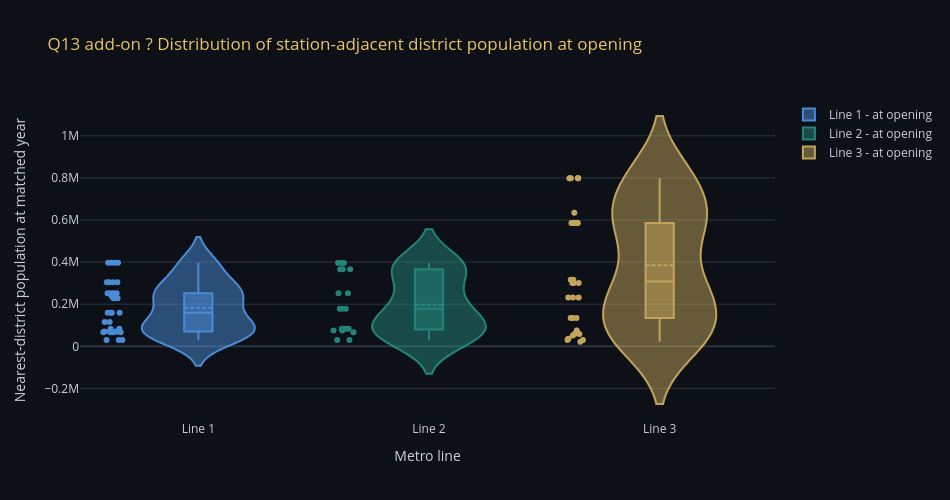
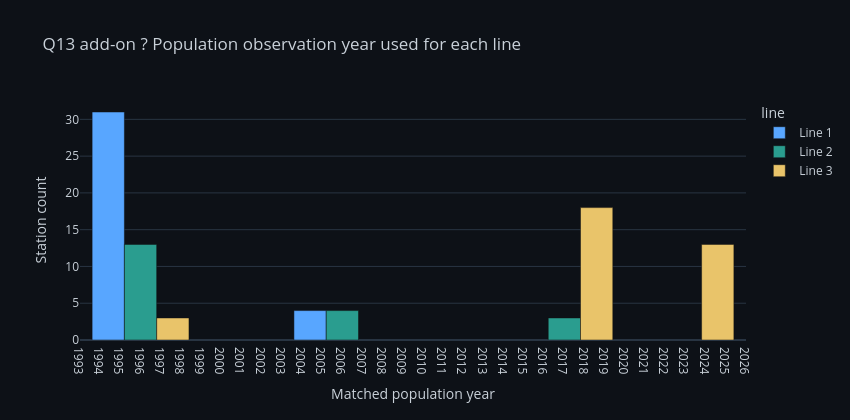

The notebook cell saved with these charts, in order:
### Code cell
# Q13 add-on - distribution view: compare historical exposure with today's population context.
line_pop = metro_pts.dropna(subset=['station_pop_at_opening', 'line']).copy()
line_summary = line_pop.groupby('line').agg(
    stations=('station_en', 'count'),
    median_pop_at_opening=('station_pop_at_opening', 'median'),
    mean_pop_at_opening=('station_pop_at_opening', 'mean'),
    median_pop_2023=('station_pop_2023', 'median'),
    median_station_to_district_km=('nearest_district_km', 'median')
).round(0).reset_index()
show_df(
    line_summary,
    title='Q13 add-on - population context by metro line',
    caption='The key comparison is now time-aware: pop-at-opening for historical fairness, and pop_2023 for current market context.',
    highlight_col='median_pop_at_opening'
)

fig = go.Figure()
for line, sub in line_pop.groupby('line'):
    fig.add_trace(go.Violin(
        y=sub['station_pop_at_opening'], x=[line] * len(sub), name=f'{line} - at opening',
        box_visible=True, meanline_visible=True, points='all', jitter=0.24,
        marker_color=colors_l.get(line, '#C9D1D9'), opacity=0.82,
        hovertext=sub['station_en'], hovertemplate='%{hovertext}<br>Pop at opening: %{y:,.0f}<extra></extra>'
    ))
fig.update_layout(
    template='plotly_dark', paper_bgcolor=BG, plot_bgcolor=BG,
    title=dict(text='Q13 add-on ? Distribution of station-adjacent district population at opening', font=dict(color='#E9C46A')),
    xaxis=dict(title='Metro line', color=TXT),
    yaxis=dict(title='Nearest-district population at matched year', color=TXT),
    font=dict(color=TXT), height=500, width=950
)
fig.show()

# Small audit: which population years were actually used by each line?
year_use = line_pop.groupby(['line', 'matched_pop_year']).size().reset_index(name='stations')
fig = px.bar(
    year_use, x='matched_pop_year', y='stations', color='line', barmode='group',
    color_discrete_map=colors_l,
    title='Q13 add-on ? Population observation year used for each line'
)
fig.update_layout(template='plotly_dark', paper_bgcolor=BG, plot_bgcolor=BG,
                  font=dict(color=TXT), height=420, width=850)
fig.update_xaxes(title='Matched population year', color=TXT, dtick=1)
fig.update_yaxes(title='Station count', color=TXT)
fig.show()

### Figure 1 — Plotly figure (JSON) as saved in the notebook; plotly's stock layout.template omitted (floating-point values rounded to 4 significant figures)
{"data": [{"box": {"visible": true}, "hovertemplate": "%{hovertext}<br>Pop at opening: %{y:,.0f}<extra></extra>", "hovertext": ["Helwan", "Ain Helwan", "Helwan University metro station", "Wadi Hof", "Hadayek Helwan", "El-Maasara", "Tora El-Asmant", "Kozzika", "Tora El-Balad", "Sakanat El-Maadi", "Maadi", "Hadayek El-Maadi", "Dar El-Salam", "El-Zahraa'", "Mar Girgis ", "El-Malek El-Saleh", "Al-Sayeda Zeinab", "Saad Zaghloul", "Sadat", "Nasser", "Orabi", "Al-Shohadaa ", "Ghamra", "El-Demerdash", "Manshiet El-Sadr", "Kobri El-Qobba", "Hammamat El-Qobba", "Saray El-Qobba", "Hadayeq El-Zaitoun", "Helmeyet El-Zaitoun", "El-Matareyya", "Ain Shams", "Ezbet El-Nakhl", "El-Marg", "New El-Marg"], "jitter": 0.24, "marker": {"color": "#58A6FF"}, "meanline": {"visible": true}, "name": "Line 1 - at opening", "opacity": 0.82, "points": "all", "type": "violin", "x": ["Line 1", "Line 1", "Line 1", "Line 1", "Line 1", "Line 1", "Line 1", "Line 1", "Line 1", "Line 1", "Line 1", "Line 1", "Line 1", "Line 1", "Line 1", "Line 1", "Line 1", "Line 1", "Line 1", "Line 1", "Line 1", "Line 1", "Line 1", "Line 1", "Line 1", "Line 1", "Line 1", "Line 1", "Line 1", "Line 1", "Line 1", "Line 1", "Line 1", "Line 1", "Line 1"], "y": [396800.0, 396800.0, 396800.0, 396800.0, 115400.0, 115400.0, 67270.0, 67270.0, 67270.0, 70420.0, 70420.0, 70420.0, 70420.0, 238600.0, 228700.0, 228700.0, 228700.0, 83750.0, 83750.0, 30380.0, 30380.0, 30380.0, 67030.0, 304500.0, 304500.0, 304500.0, 304500.0, 159200.0, 159200.0, 159200.0, 159200.0, 251600.0, 251600.0, 251600.0, 251600.0]}, {"box": {"visible": true}, "hovertemplate": "%{hovertext}<br>Pop at opening: %{y:,.0f}<extra></extra>", "hovertext": ["El-Mounib", "Sakiat Mekky", "Omm El-Masryeen ", "El Giza", "Faisal", "Cairo University", "El Bohoth", "Dokki", "Opera", "Sadat", "Mohamed Naguib", "Attaba", "Al-Shohadaa ", "Masarra", "Road El-Farag", "St. Teresa", "Khalafawy", "Mezallat", "Kolleyyet El-Zeraa", "Shubra El-Kheima"], "jitter": 0.24, "marker": {"color": "#2A9D8F"}, "meanline": {"visible": true}, "name": "Line 2 - at opening", "opacity": 0.82, "points": "all", "type": "violin", "x": ["Line 2", "Line 2", "Line 2", "Line 2", "Line 2", "Line 2", "Line 2", "Line 2", "Line 2", "Line 2", "Line 2", "Line 2", "Line 2", "Line 2", "Line 2", "Line 2", "Line 2", "Line 2", "Line 2", "Line 2"], "y": [251600.0, 251600.0, 366100.0, 366100.0, 366100.0, 75100.0, 75100.0, 83430.0, 83430.0, 83750.0, 83750.0, 30380.0, 30380.0, 67030.0, 178100.0, 178100.0, 178100.0, 395300.0, 395300.0, 395300.0]}, {"box": {"visible": true}, "hovertemplate": "%{hovertext}<br>Pop at opening: %{y:,.0f}<extra></extra>", "hovertext": ["Adly Mansour", "El Haykestep", "Omar Ibn El-Khattab", "Qobaa", "Hesham Barakat", "El-Nozha", "Nadi El-Shams", "Alf Maskan", "Heliopolis Square", "Haroun", "Al-Ahram", "Koleyet El-Banat", "Stadium", "Fair Zone", "Abbassia", "Abdou Pasha", "El Geish", "Bab El Shaaria", "Attaba", "Nasser", "Maspero", "Safaa Hegazy", "Kit Kat", "Sudan", "Imbaba", "El-Bohy", "El-Qawmia", "Ring Road", "Rod al-Farag Corridor", "Tawfikia", "Wadi El Nile", "Gamat El Dowal", "Boulak El Dakrour", "Cairo University"], "jitter": 0.24, "marker": {"color": "#E9C46A"}, "meanline": {"visible": true}, "name": "Line 3 - at opening", "opacity": 0.82, "points": "all", "type": "violin", "x": ["Line 3", "Line 3", "Line 3", "Line 3", "Line 3", "Line 3", "Line 3", "Line 3", "Line 3", "Line 3", "Line 3", "Line 3", "Line 3", "Line 3", "Line 3", "Line 3", "Line 3", "Line 3", "Line 3", "Line 3", "Line 3", "Line 3", "Line 3", "Line 3", "Line 3", "Line 3", "Line 3", "Line 3", "Line 3", "Line 3", "Line 3", "Line 3", "Line 3", "Line 3"], "y": [798600.0, 798600.0, 798600.0, 798600.0, 798600.0, 798600.0, 231200.0, 231200.0, 231200.0, 134100.0, 134100.0, 134100.0, 634800.0, 316100.0, 316100.0, 58490.0, 58490.0, 36370.0, 30380.0, 30380.0, 21240.0, 300400.0, 586100.0, 586100.0, 586100.0, 586100.0, 586100.0, 586100.0, 586100.0, 586100.0, 300400.0, 300400.0, 51740.0, 75100.0]}], "layout": {"font": {"color": "#C9D1D9"}, "height": 500, "paper_bgcolor": "#0D1117", "plot_bgcolor": "#0D1117", "title": {"font": {"color": "#E9C46A"}, "text": "Q13 add-on ? Distribution of station-adjacent district population at opening"}, "width": 950, "xaxis": {"color": "#C9D1D9", "title": {"text": "Metro line"}}, "yaxis": {"color": "#C9D1D9", "title": {"text": "Nearest-district population at matched year"}}}}

### Figure 2 — Plotly figure (JSON) as saved in the notebook; plotly's stock layout.template omitted (floating-point values rounded to 4 significant figures)
{"data": [{"alignmentgroup": "True", "hovertemplate": "line=Line 1<br>matched_pop_year=%{x}<br>stations=%{y}<extra></extra>", "legendgroup": "Line 1", "marker": {"color": "#58A6FF", "pattern": {"shape": ""}}, "name": "Line 1", "offsetgroup": "Line 1", "orientation": "v", "showlegend": true, "textposition": "auto", "type": "bar", "x": [1996.0, 2006.0], "xaxis": "x", "y": [31, 4], "yaxis": "y"}, {"alignmentgroup": "True", "hovertemplate": "line=Line 2<br>matched_pop_year=%{x}<br>stations=%{y}<extra></extra>", "legendgroup": "Line 2", "marker": {"color": "#2A9D8F", "pattern": {"shape": ""}}, "name": "Line 2", "offsetgroup": "Line 2", "orientation": "v", "showlegend": true, "textposition": "auto", "type": "bar", "x": [1996.0, 2006.0, 2017.0], "xaxis": "x", "y": [13, 4, 3], "yaxis": "y"}, {"alignmentgroup": "True", "hovertemplate": "line=Line 3<br>matched_pop_year=%{x}<br>stations=%{y}<extra></extra>", "legendgroup": "Line 3", "marker": {"color": "#E9C46A", "pattern": {"shape": ""}}, "name": "Line 3", "offsetgroup": "Line 3", "orientation": "v", "showlegend": true, "textposition": "auto", "type": "bar", "x": [1996.0, 2017.0, 2023.0], "xaxis": "x", "y": [3, 18, 13], "yaxis": "y"}], "layout": {"barmode": "group", "font": {"color": "#C9D1D9"}, "height": 420, "legend": {"title": {"text": "line"}, "tracegroupgap": 0}, "paper_bgcolor": "#0D1117", "plot_bgcolor": "#0D1117", "title": {"text": "Q13 add-on ? Population observation year used for each line"}, "width": 850, "xaxis": {"anchor": "y", "color": "#C9D1D9", "domain": [0, 1], "dtick": 1, "title": {"text": "Matched population year"}}, "yaxis": {"anchor": "x", "color": "#C9D1D9", "domain": [0, 1], "title": {"text": "Station count"}}}}
